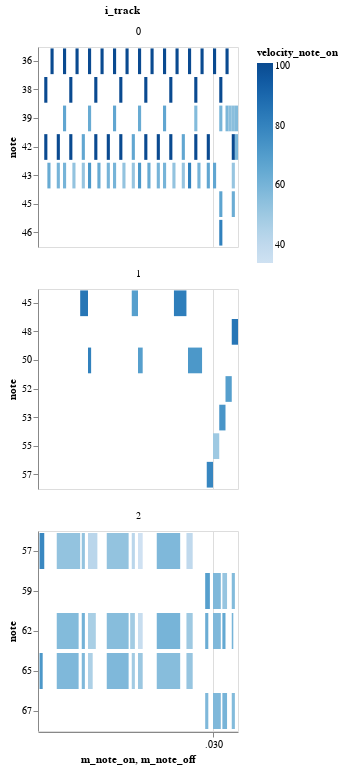

The notebook cell saved with this chart:
### Markdown cell above
We can also visualize a piano roll of the midi data in `df_notes_wide` with altair:

### Code cell
df_notes_wide = r['df_notes_wide']
import altair as alt

alt.Chart(df_notes_wide).mark_bar().encode(
    x='m_note_on:T',
    x2='m_note_off:T',
    y='note:N',
    color='velocity_note_on:Q',
    tooltip=['m_note_on', 'm_note_off', 'note']
).properties(
    width=200,
    height=200
).facet(
    facet='i_track:O',
    columns=1
).resolve_scale(
    y='independent'
).interactive()

### Figure 1 — Vega-Lite specification as saved in the notebook (floating-point values rounded to 4 significant figures; data arrays with more than 128 entries replaced by an {"elided": "..."} marker saying what was removed)
{"config": {"view": {"continuousWidth": 400, "continuousHeight": 300}}, "data": {"name": "data-10a49d721bb91280779559083748a986"}, "facet": {"type": "ordinal", "field": "i_track"}, "spec": {"mark": "bar", "encoding": {"color": {"type": "quantitative", "field": "velocity_note_on"}, "tooltip": [{"type": "quantitative", "field": "m_note_on"}, {"type": "quantitative", "field": "m_note_off"}, {"type": "quantitative", "field": "note"}], "x": {"type": "temporal", "field": "m_note_on"}, "x2": {"field": "m_note_off"}, "y": {"type": "nominal", "field": "note"}}, "height": 200, "selection": {"selector002": {"type": "interval", "bind": "scales", "encodings": ["x", "y"]}}, "width": 200}, "columns": 1, "resolve": {"scale": {"y": "independent"}}, "$schema": "https://vega.github.io/schema/vega-lite/v4.8.1.json", "datasets": {"data-10a49d721bb91280779559083748a986": {"elided": "137 records"}}}
